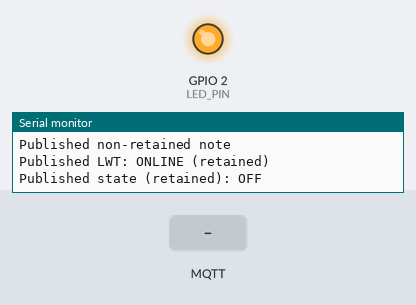
Bench run of a sketch on a simulated ESP8266 (NodeMCU). Parts: output pins drawn as LEDs (lit = HIGH), the last lines printed to the serial monitor. The inputs (shaded band) are chosen by the test bench. WiFi joins after 1.5 s; servers stay silent unless stated; no MQTT or app messages arrive unless stated.

Above: at 3.7 s.
3.8 s: MQTT message "ON" arrives on the first subscribed topic
At 4.7 s:
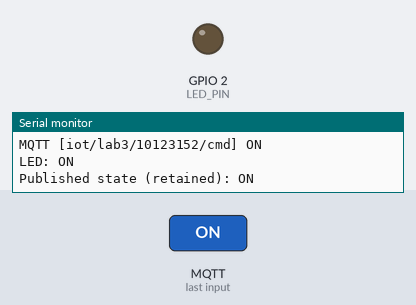
5.3 s: MQTT message "OFF" arrives on the first subscribed topic
At 5.8 s:
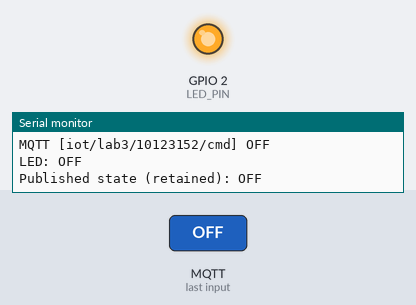
6.8 s: MQTT message "TOGGLE" arrives on the first subscribed topic
At 8.2 s:
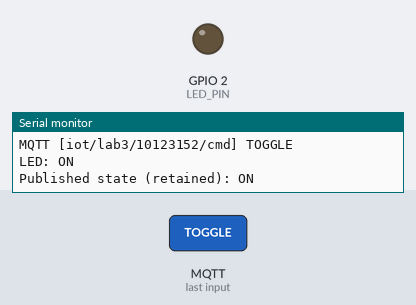
Timing chart, 0 to 9.8 s (numbered marks = the images above; inputs shaded):
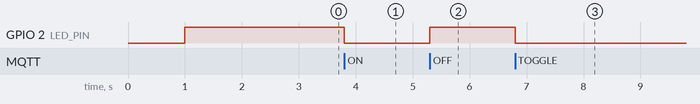

The sketch:

bai12.3.ino
```cpp
/*
 * Bài thực hành 12.3: Giữ trạng thái thiết bị IoT - Retain và bài toán "nhớ/quên"
 * Code theo mẫu bài tập, đã chỉnh cho ESP32
 */

#if defined(ESP8266)
#include <ESP8266WiFi.h>
#else
#include <WiFi.h>
#endif

#include <PubSubClient.h>

/* ===== CONFIG ===== */
const char* ssid = "Hùnn";
const char* password = "11223322";

const char* mqtt_server = "172.20.10.2";  // IP Home Assistant
const int mqtt_port = 1883;

/* MQTT account (tạo trong Mosquitto HA) */
const char* mqtt_user = "hung";
const char* mqtt_pass = "1234";

const char* student_id = "10123152";  // Mã sinh viên của bạn
/* ================== */

WiFiClient espClient;
PubSubClient client(espClient);

/* ===== TOPIC (tự động theo student_id) ===== */
String topic_cmd;
String topic_state;
String topic_note;
String topic_lwt;
/* =========================================== */

// ESP32: LED onboard là GPIO2
#if defined(ESP8266)
const int LED_PIN = LED_BUILTIN;
#else
const int LED_PIN = 2;  // GPIO2 cho ESP32
#endif

bool ledState = false;

/* ===== LED CONTROL ===== */
void applyLed(bool on) {
  ledState = on;

  // ESP8266: LED sáng khi LOW, tắt khi HIGH
  // ESP32: LED sáng khi HIGH, tắt khi LOW
  #if defined(ESP8266)
    digitalWrite(LED_PIN, on ? LOW : HIGH);
  #else
    digitalWrite(LED_PIN, on ? HIGH : LOW);
  #endif

  Serial.print("LED: ");
  Serial.println(on ? "ON" : "OFF");
}

void publishStateRetained() {
  client.publish(topic_state.c_str(), ledState ? "ON" : "OFF", true);
  Serial.print("Published state (retained): ");
  Serial.println(ledState ? "ON" : "OFF");
}

/* ===== WIFI ===== */
void setup_wifi() {
  Serial.print("Connecting WiFi");
  WiFi.begin(ssid, password);
  while (WiFi.status() != WL_CONNECTED) {
    delay(300);
    Serial.print(".");
  }
  Serial.println("\nWiFi connected");
}

/* ===== MQTT CALLBACK ===== */
void callback(char* topic, byte* payload, unsigned int length) {
  String msg;
  for (unsigned int i = 0; i < length; i++) msg += (char)payload[i];
  msg.trim();

  Serial.print("MQTT [");
  Serial.print(topic);
  Serial.print("] ");
  Serial.println(msg);

  if (String(topic) == topic_cmd) {
    if (msg == "ON") applyLed(true);
    else if (msg == "OFF") applyLed(false);
    else if (msg == "TOGGLE") applyLed(!ledState);

    publishStateRetained();
  }
}

/* ===== MQTT RECONNECT ===== */
void reconnect() {
  while (!client.connected()) {
    String clientId = "ESP-Lab3-";
    clientId += student_id;

    Serial.print("Connecting MQTT... ");

    if (client.connect(
      clientId.c_str(),
      mqtt_user,
      mqtt_pass,
      topic_lwt.c_str(),
      0,
      true,
      "OFFLINE"
    )) {
      Serial.println("connected");

      client.subscribe(topic_cmd.c_str());
      Serial.print("Subscribed ");
      Serial.println(topic_cmd);

      // Gửi note không retain
      client.publish(topic_note.c_str(),
        "ESP BOOT / RECONNECT (note not retained)",
        false);
      Serial.println("Published non-retained note");

      // Gửi LWT với retain
      client.publish(topic_lwt.c_str(), "ONLINE", true);
      Serial.println("Published LWT: ONLINE (retained)");

      // Gửi trạng thái hiện tại với retain
      publishStateRetained();

    } else {
      Serial.print("failed rc=");
      Serial.println(client.state());
      delay(1500);
    }
  }
}

/* ===== SETUP ===== */
void setup() {
  Serial.begin(115200);
  delay(1000);

  Serial.println("\n=== BÀI 12.3: MQTT RETAIN MESSAGE ===");
  Serial.print("Student ID: ");
  Serial.println(student_id);

  pinMode(LED_PIN, OUTPUT);
  applyLed(false);  // Tắt LED ban đầu

  /* Build topics */
  topic_cmd = "iot/lab3/" + String(student_id) + "/cmd";
  topic_state = "iot/lab3/" + String(student_id) + "/state";
  topic_note = "iot/lab3/" + String(student_id) + "/note";
  topic_lwt = "iot/lab3/" + String(student_id) + "/lwt";

  Serial.println("Topics:");
  Serial.print("  CMD:   ");
  Serial.println(topic_cmd);
  Serial.print("  STATE: ");
  Serial.println(topic_state);
  Serial.print("  NOTE:  ");
  Serial.println(topic_note);
  Serial.print("  LWT:   ");
  Serial.println(topic_lwt);

  setup_wifi();
  client.setServer(mqtt_server, mqtt_port);
  client.setCallback(callback);
  client.setKeepAlive(60);
}

/* ===== LOOP ===== */
void loop() {
  if (!client.connected()) reconnect();
  client.loop();
}
```

Measured:
- after the input at 3.8 s, GPIO 2 (LED_PIN): HIGH → LOW at once
- after the input at 5.3 s, GPIO 2 (LED_PIN): LOW → HIGH at once
- after the input at 6.8 s, GPIO 2 (LED_PIN): HIGH → LOW at once
